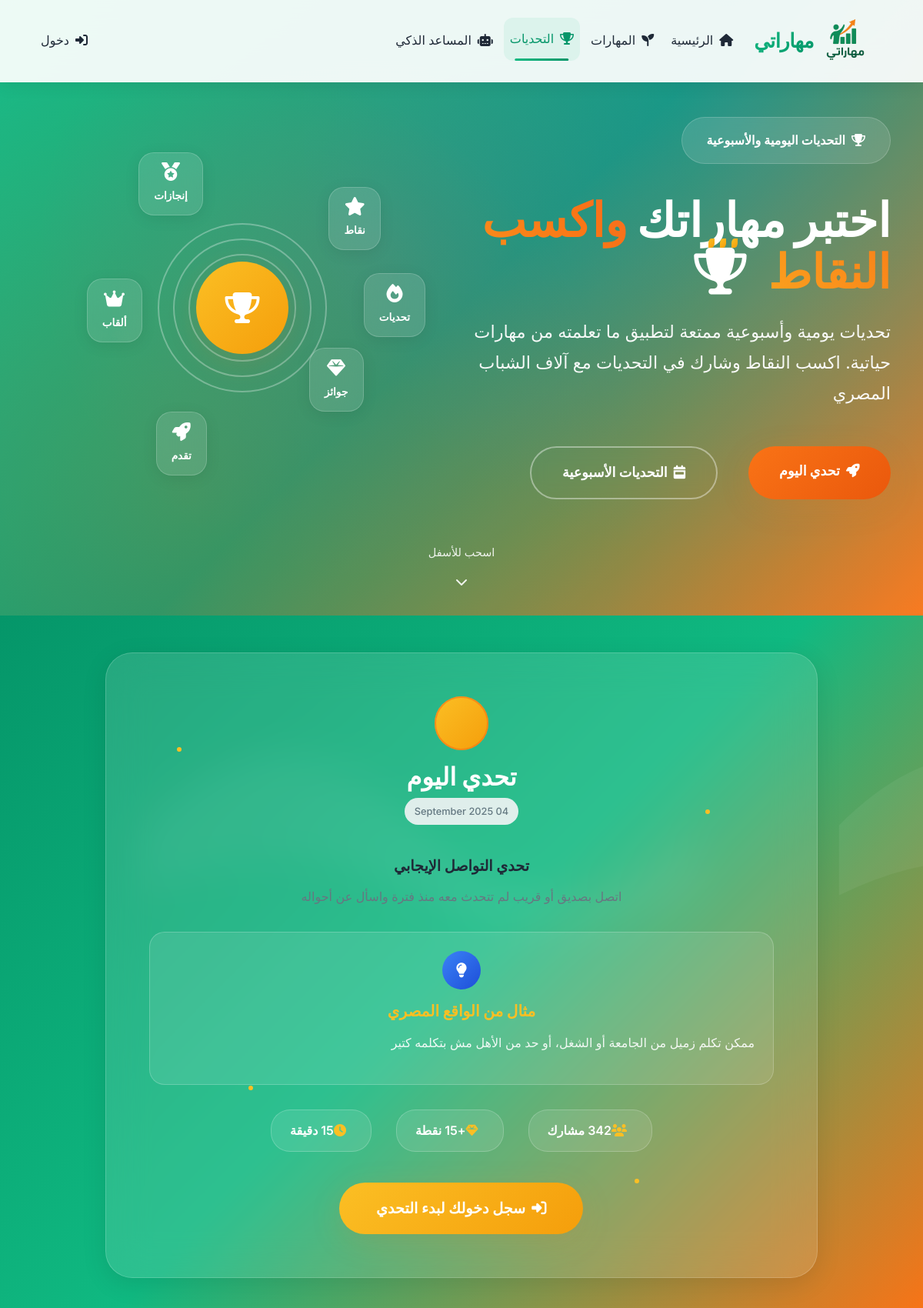
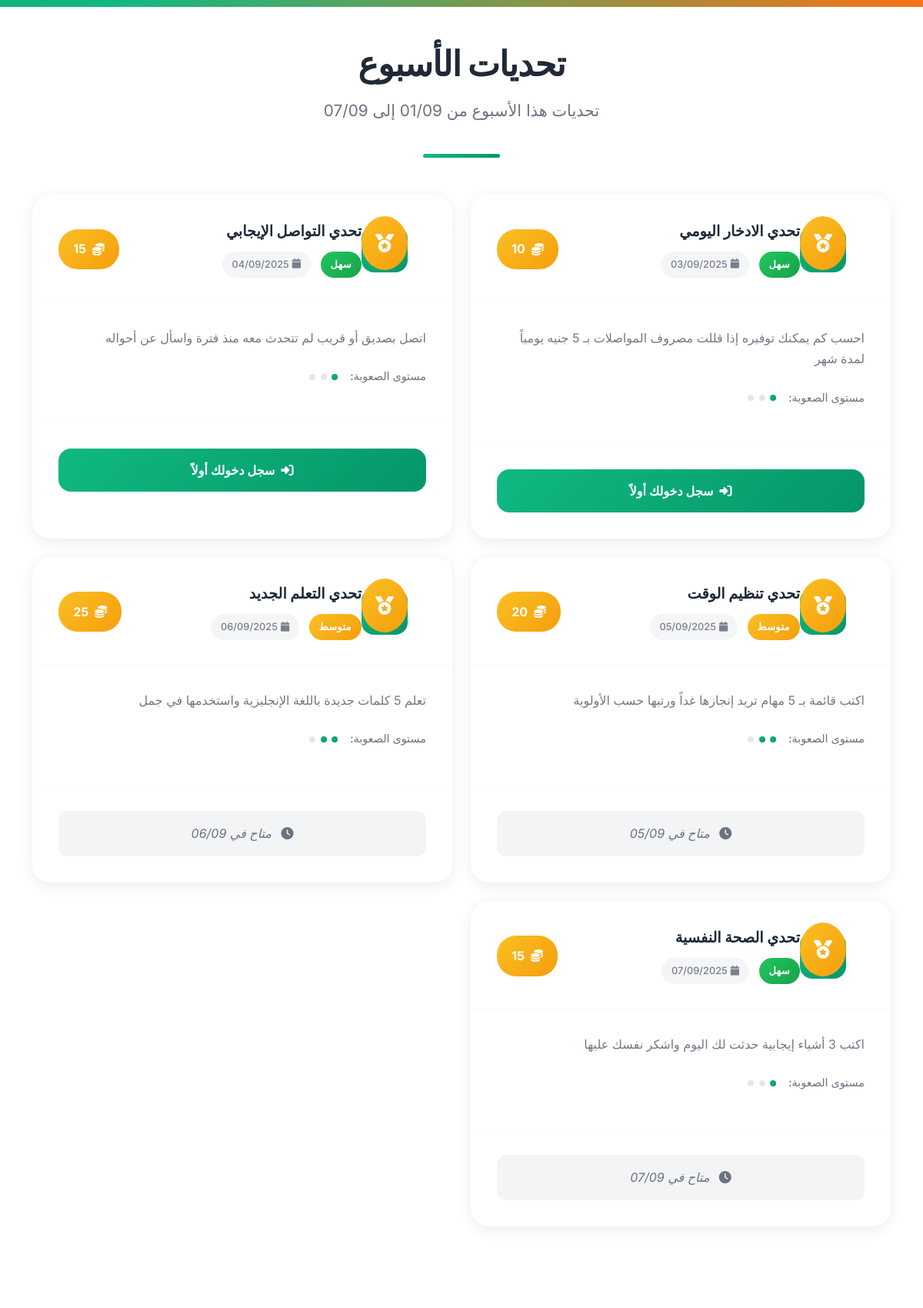
The app's page /challenges.php (upper part) with its own data (2 pictures, top to bottom).
### tables this page shows
CREATE TABLE daily_challenges (
    id INT PRIMARY KEY AUTO_INCREMENT,
    title_ar VARCHAR(200) NOT NULL,
    description_ar TEXT NOT NULL,
    challenge_date DATE NOT NULL,
    skill_category_id INT,
    difficulty ENUM('easy', 'medium', 'hard'),
    reward_points INT DEFAULT 10,
    egyptian_example TEXT,
    is_active BOOLEAN DEFAULT TRUE,
    created_at TIMESTAMP DEFAULT CURRENT_TIMESTAMP,
    FOREIGN KEY (skill_category_id) REFERENCES skill_categories(id) ON DELETE SET NULL,
    UNIQUE KEY unique_date (challenge_date),
    INDEX idx_date (challenge_date),
    INDEX idx_category (skill_category_id),
    INDEX idx_difficulty (difficulty),
    INDEX idx_active (is_active)
);

### challenges.php (the view, shortened to what the rows shown need)
<?php
require_once 'config/config.php';
$challengesObj = new Challenges();
$userId = isLoggedIn() ? $_SESSION['user_id'] : null;
$dailyChallengeResult = $challengesObj->getDailyChallenge(null, $userId);
$dailyChallenge = $dailyChallengeResult['success'] ? $dailyChallengeResult['data'] : null;
$weeklyChallengesResult = $challengesObj->getWeeklyChallenges($userId);
$weeklyChallenges = $weeklyChallengesResult['success'] ? $weeklyChallengesResult['data'] : [];
?>
<!DOCTYPE html>
<html lang="ar" dir="rtl">
<head>
    <link href="https://cdnjs.cloudflare.com/ajax/libs/font-awesome/6.4.0/css/all.min.css" rel="stylesheet">
    <link href="https://cdn.jsdelivr.net/npm/bootstrap@5.3.0/dist/css/bootstrap.rtl.min.css" rel="stylesheet">
    <link href="https://unpkg.com/aos@2.3.1/dist/aos.css" rel="stylesheet">
    <link href="css/challenges-styles.css" rel="stylesheet">
</head>
<body>
    <section class="hero-section position-relative overflow-hidden">
        <div class="container">
            <div class="row align-items-center min-vh-100">
                <div class="col-lg-6">
                    <div class="hero-content">
                        <h1 class="hero-title mb-4">
                            اختبر مهاراتك
                            <span class="gradient-text">واكسب النقاط</span>
                            <div class="growth-animation">
                                <i class="fas fa-trophy"></i>
                                <div class="growth-leaves">
                                    <span class="leaf leaf-1"></span>
                                    <span class="leaf leaf-2"></span>
                                    <span class="leaf leaf-3"></span>
                                </div>
                            </div>
                        </h1>
                    </div>
                </div>
            </div>
        </div>
    </section>
    <?php if ($dailyChallenge): ?>
    <section class="daily-challenge-section py-5" id="daily-challenge">
        <div class="container">
            <div class="row justify-content-center">
                <div class="col-lg-10">
                    <div class="challenge-spotlight">
                        <div class="challenge-header">
                            <div class="challenge-icon">
                                <div class="icon-pulse"></div>
                            </div>
                            <h3 class="challenge-title">تحدي اليوم</h3>
                            <div class="challenge-date"><?php echo date('d F Y', strtotime($dailyChallenge['challenge_date'])); ?></div>
                        </div>
                        <div class="challenge-content">
                            <h4 class="challenge-name"><?php echo htmlspecialchars($dailyChallenge['title_ar']); ?></h4>
                            <p class="challenge-description">
                                <?php echo htmlspecialchars($dailyChallenge['description_ar']); ?>
                            </p>
                            <?php if ($dailyChallenge['egyptian_example']): ?>
                            <div class="egyptian-example">
                                <div class="example-icon">
                                    <i class="fas fa-lightbulb"></i>
                                </div>
                                <div class="example-content">
                                    <h5>مثال من الواقع المصري</h5>
                                    <p><?php echo htmlspecialchars($dailyChallenge['egyptian_example']); ?></p>
                                </div>
                            </div>
                            <?php endif; ?>
                            <div class="challenge-stats">
                                <div class="stat-item">
                                    <i class="fas fa-users"></i>
                                    <span>342 مشارك</span>
                                </div>
                                <div class="stat-item">
                                    <i class="fas fa-gem"></i>
                                    <span>+<?php echo $dailyChallenge['reward_points']; ?> نقطة</span>
                                </div>
                                <div class="stat-item">
                                    <i class="fas fa-clock"></i>
                                    <span>
                                        <?php
                                        $difficulties = ['easy' => '15 دقيقة', 'medium' => '30 دقيقة', 'hard' => '45 دقيقة'];
                                        echo $difficulties[$dailyChallenge['difficulty']] ?? '20 دقيقة';
                                        ?>
                                    </span>
                                </div>
                            </div>
                            <?php if (isset($dailyChallenge['user_completion']) && $dailyChallenge['user_completion']): ?>
                                <div class="completion-celebration">
                                    <div class="celebration-icon">
                                        <i class="fas fa-check-circle"></i>
                                    </div>
                                    <div class="celebration-content">
                                        <h5>مبروك! تم إكمال التحدي</h5>
                                        <p>حصلت على <?php echo $dailyChallenge['user_completion']['earned_points']; ?> نقطة في <?php echo date('d/m/Y', strtotime($dailyChallenge['user_completion']['completed_at'])); ?></p>
                                    </div>
                                    <div class="celebration-confetti">
                                        <div class="confetti"></div>
                                        <div class="confetti"></div>
                                        <div class="confetti"></div>
                                    </div>
                                </div>
                            <?php else: ?>
                                <?php if ($userId): ?>
                                    <button class="btn btn-challenge-start" onclick="event.stopPropagation(); completeChallenge(<?php echo $dailyChallenge['id']; ?>, event)">
                                        <i class="fas fa-rocket me-2"></i>ابدأ التحدي الآن
                                        <div class="btn-energy-wave"></div>
                                    </button>
                                <?php else: ?>
                                    <a href="/maharati_platform/login.php" class="btn btn-challenge-start">
                                        <i class="fas fa-sign-in-alt me-2"></i>سجل دخولك لبدء التحدي
                                    </a>
                                <?php endif; ?>
                            <?php endif; ?>
                        </div>
                        <div class="challenge-decoration">
                            <div class="energy-particle particle-1"></div>
                            <div class="energy-particle particle-2"></div>
                            <div class="energy-particle particle-3"></div>
                            <div class="energy-particle particle-4"></div>
                        </div>
                    </div>
                </div>
            </div>
        </div>
    </section>
    <?php endif; ?>
    <section class="weekly-challenges-section py-5" id="weekly-challenges">
        <div class="container">
            <div class="section-header text-center mb-5">
                <h2 class="section-title">تحديات الأسبوع</h2>
            </div>
            <?php if (empty($weeklyChallenges)): ?>
                <div class="empty-state">
                    <div class="empty-icon">
                        <i class="fas fa-calendar-times"></i>
                    </div>
                    <h3 class="empty-title">لا توجد تحديات هذا الأسبوع</h3>
                    <p class="empty-description">تابعنا لمعرفة التحديات الجديدة</p>
                    <a href="/maharati_platform/skills.php" class="btn btn-empty-action">
                        <i class="fas fa-seedling me-2"></i>استكشف المهارات
                        <div class="btn-bloom-effect"></div>
                    </a>
                </div>
            <?php else: ?>
                <div class="row g-4">
                    <?php foreach ($weeklyChallenges as $index => $challenge): ?>
                    <div class="col-lg-6">
                        <div class="weekly-challenge-card">
                            <div class="card-header">
                                <div class="challenge-icon-wrapper">
                                    <i class="fas fa-medal challenge-icon"></i>
                                </div>
                                <div class="challenge-meta">
                                    <h5 class="challenge-name"><?php echo htmlspecialchars($challenge['title_ar']); ?></h5>
                                    <div class="challenge-badges">
                                        <span class="difficulty-badge difficulty-<?php echo $challenge['difficulty']; ?>">
                                            <?php
                                            $difficulties = ['easy' => 'سهل', 'medium' => 'متوسط', 'hard' => 'صعب'];
                                            echo $difficulties[$challenge['difficulty']] ?? 'متوسط';
                                            ?>
                                        </span>
                                        <span class="challenge-date">
                                            <i class="fas fa-calendar me-1"></i>
                                            <?php echo date('d/m/Y', strtotime($challenge['challenge_date'])); ?>
                                        </span>
                                    </div>
                                </div>
                                <div class="challenge-status">
                                    <?php if (isset($challenge['user_completion']) && $challenge['user_completion']): ?>
                                        <div class="status-completed">
                                            <i class="fas fa-check-circle"></i>
                                        </div>
                                    <?php else: ?>
                                        <div class="points-display">
                                            <i class="fas fa-coins"></i>
                                            <span><?php echo $challenge['reward_points']; ?></span>
                                        </div>
                                    <?php endif; ?>
                                </div>
                            </div>
                            <div class="card-body">
                                <p class="challenge-description"><?php echo htmlspecialchars($challenge['description_ar']); ?></p>
                                <div class="difficulty-indicator">
                                    <span class="difficulty-label">مستوى الصعوبة:</span>
                                    <div class="difficulty-dots">
                                        <?php
                                        $difficulty_levels = ['easy' => 1, 'medium' => 2, 'hard' => 3];
                                        $current_level = $difficulty_levels[$challenge['difficulty']] ?? 1;
                                        for ($i = 1; $i <= 3; $i++):
                                        ?>
                                            <div class="difficulty-dot <?php echo $i <= $current_level ? 'active' : ''; ?>"></div>
                                        <?php endfor; ?>
                                    </div>
                                </div>
                            </div>
                            <div class="card-footer">
                                <?php if (isset($challenge['user_completion']) && $challenge['user_completion']): ?>
                                    <div class="completed-status">
                                        <i class="fas fa-trophy me-2"></i>
                                        <span>تم الإكمال - حصلت على <?php echo $challenge['user_completion']['earned_points']; ?> نقطة</span>
                                    </div>
                                <?php else: ?>
                                    <?php if (strtotime($challenge['challenge_date']) <= time()): ?>
                                        <?php if ($userId): ?>
                                            <button class="btn btn-weekly-challenge" onclick="event.stopPropagation(); completeChallenge(<?php echo $challenge['id']; ?>, event)">
                                                <i class="fas fa-seedling me-2"></i>ابدأ النمو
                                                <div class="btn-growth-effect"></div>
                                            </button>
                                        <?php else: ?>
                                            <a href="/maharati_platform/login.php" class="btn btn-weekly-challenge">
                                                <i class="fas fa-sign-in-alt me-2"></i>سجل دخولك أولاً
                                            </a>
                                        <?php endif; ?>
                                    <?php else: ?>
                                        <div class="upcoming-challenge">
                                            <i class="fas fa-clock me-2"></i>
                                            <span>متاح في <?php echo date('d/m', strtotime($challenge['challenge_date'])); ?></span>
                                        </div>
                                    <?php endif; ?>
                                <?php endif; ?>
                            </div>
                        </div>
                    </div>
                    <?php endforeach; ?>
                </div>
            <?php endif; ?>
        </div>
    </section>
</body>
</html>

### records on screen
daily_challenges: challenge_date "04 September 2025", title_ar "تحدي التواصل الإيجابي", description_ar "اتصل بصديق أو قريب لم تتحدث معه منذ فترة واسأل عن أحواله", egyptian_example "ممكن تكلم زميل من الجامعة أو الشغل، أو حد من الأهل مش بتكلمه كتير", difficulty "15 دقيقة", difficulty "سهل", challenge_date "04/09/2025", reward_points "15", is_active 1 (drawn), shows "سجل دخولك أولاً"
daily_challenges: title_ar "تحدي الادخار اليومي", difficulty "سهل", challenge_date "03/09/2025", reward_points "10", description_ar "احسب كم يمكنك توفيره إذا قللت مصروف المواصلات بـ 5 جنيه يومياً لمدة شهر", shows "سجل دخولك أولاً"
daily_challenges: title_ar "تحدي تنظيم الوقت", difficulty "متوسط", challenge_date "05/09/2025", reward_points "20", description_ar "اكتب قائمة بـ 5 مهام تريد إنجازها غداً ورتبها حسب الأولوية", challenge_date "05/09"
daily_challenges: title_ar "تحدي التعلم الجديد", difficulty "متوسط", challenge_date "06/09/2025", reward_points "25", description_ar "تعلم 5 كلمات جديدة باللغة الإنجليزية واستخدمها في جمل", challenge_date "06/09"
daily_challenges: title_ar "تحدي الصحة النفسية", difficulty "سهل", challenge_date "07/09/2025", reward_points "15", description_ar "اكتب 3 أشياء إيجابية حدثت لك اليوم واشكر نفسك عليها", challenge_date "07/09"
